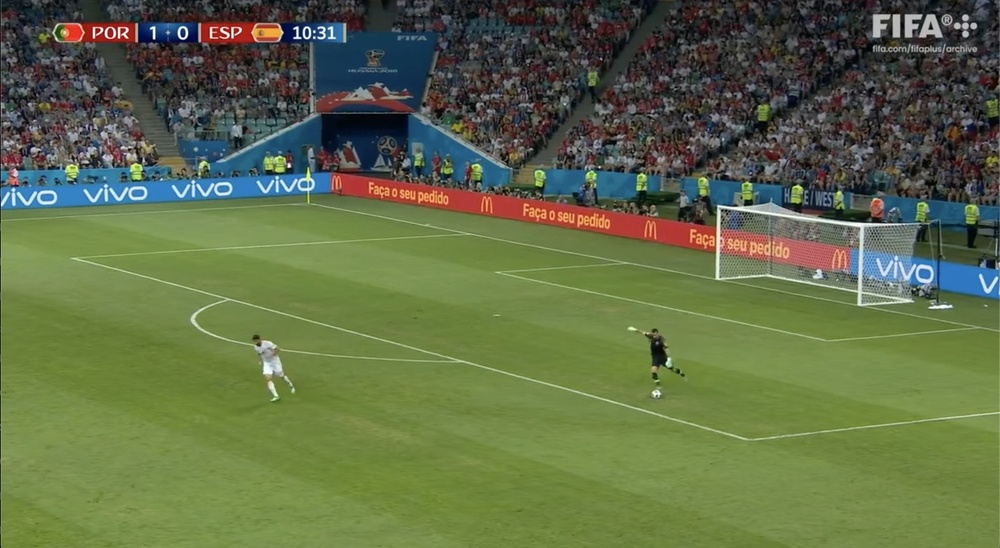
#> input picture images/test.jpg, 1000 x 548 px, shrunk from 2562 x 1404 before the run
$ python -i lsd.py   (imports and definitions only)
#> lines starting #> are read from the running program, lines starting #| are printed output that depends on the picture; after the words box and inside, x2 and y2 are one past the last pixel; in counts of white or black regions, pixels touching at a corner belong together
import cv2
import numpy as np

# [1 line not run here, left out]

def lsd(image):

    hsv = cv2.cvtColor(image, cv2.COLOR_RGB2HSV)
#> hsv: shape (548, 1000, 3); mean H, S, V 55.8, 105.5, 115.9
    mask_green = cv2.inRange(hsv, (36, 25, 25), (86, 255, 255))
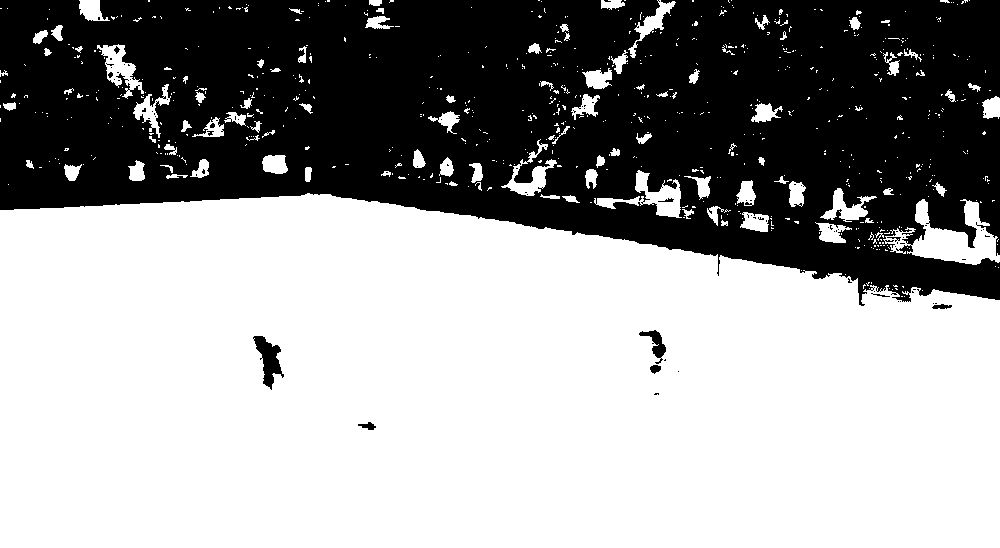
#> mask_green: shape (548, 1000); 61% white; 92 black regions (80 under 20 px), largest, box (x1, y1, x2, y2) and area: (0, 0, 1000, 306) 212210, (253, 336, 284, 390) 759, (639, 330, 666, 364) 331
    masked_image = cv2.bitwise_and(image, image, mask=mask_green)
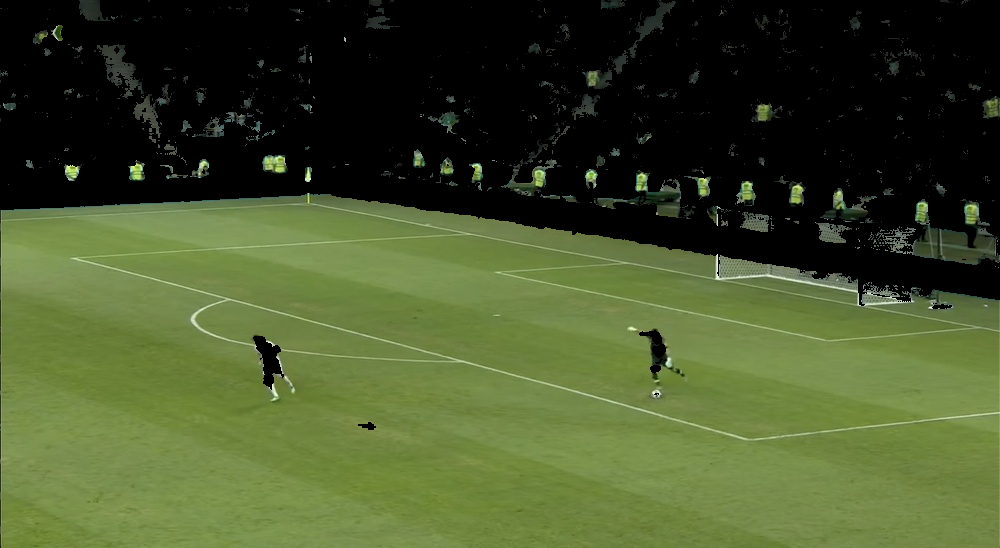
#> masked_image: shape (548, 1000, 3); mean R, G, B 68.4, 81.3, 42.4
    grey = cv2.cvtColor(masked_image, cv2.COLOR_RGB2GRAY)
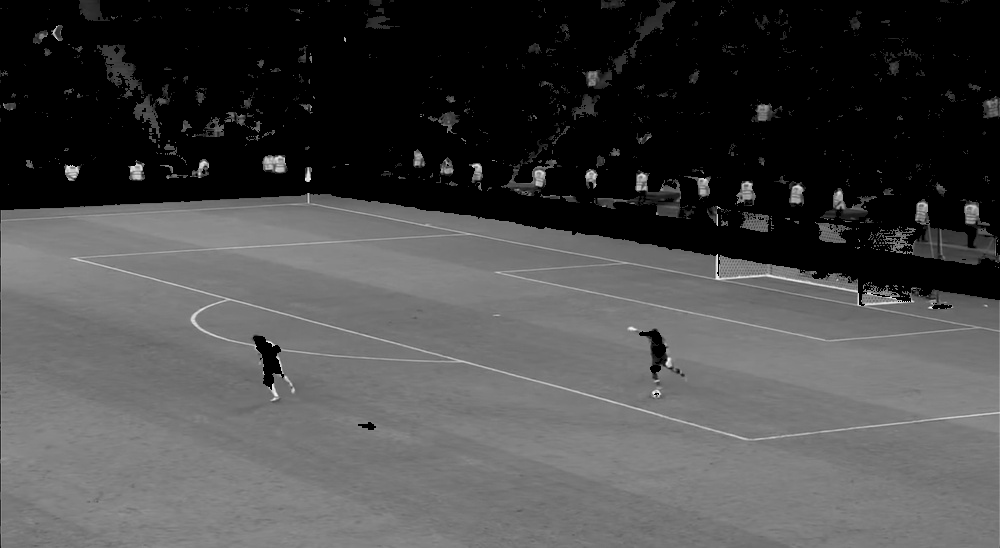
#> grey: shape (548, 1000); min 0, max 247, mean 73
    _, threshold = cv2.threshold(grey, 127, 255, cv2.THRESH_BINARY)
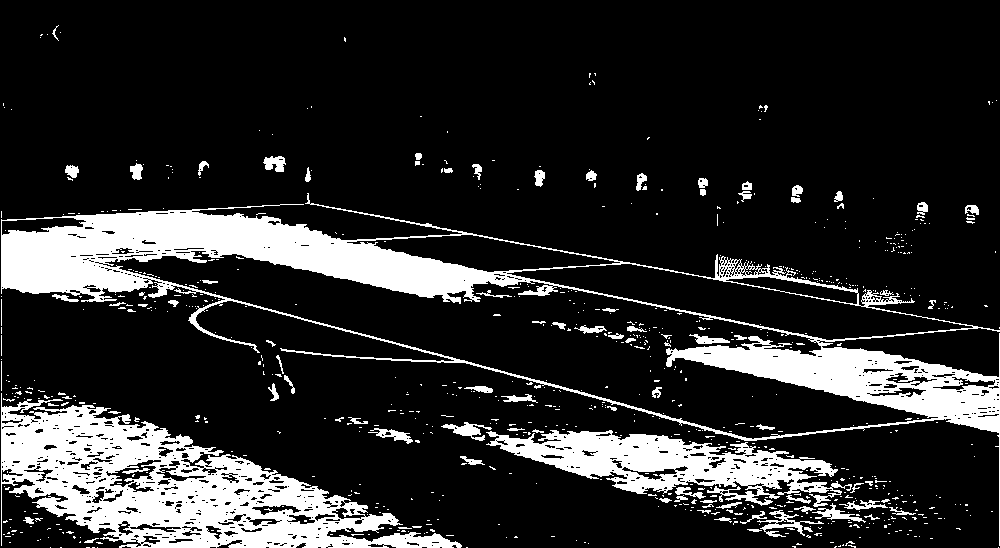
#> threshold: shape (548, 1000); 17% white; 801 white regions (712 under 20 px), largest, box (x1, y1, x2, y2) and area: (1, 193, 1000, 546) 43129, (1, 393, 462, 548) 29036, (486, 430, 852, 507) 11808
    canny = cv2.Canny(threshold, 50, 150, apertureSize=3)
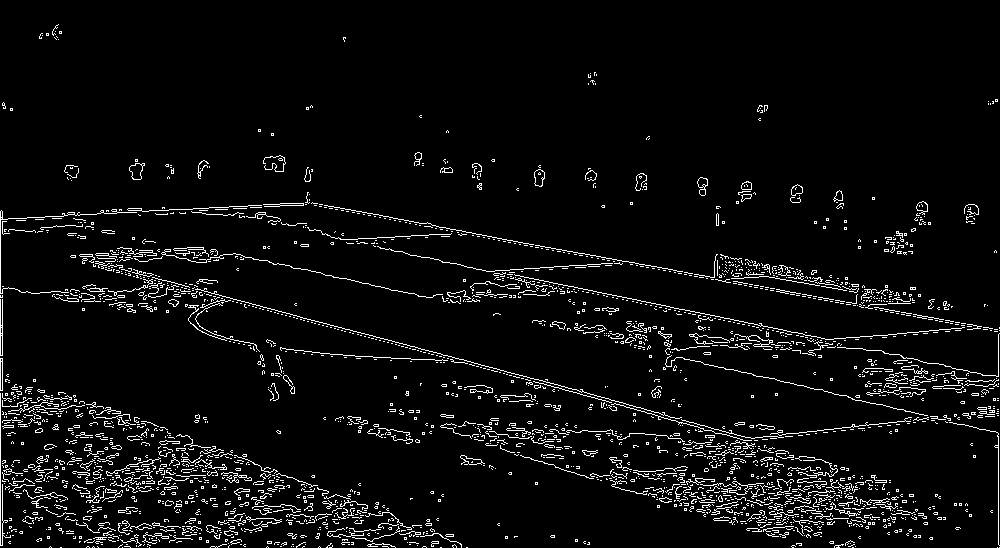
#> canny: shape (548, 1000); 5% white in thin lines or dots
    kernel = np.ones((3,3), np.uint8)
    dilated_canny = cv2.dilate(canny, kernel=kernel, iterations=1)
#> dilated_canny: shape (548, 1000); 16.5% white; 247 white regions (13 under 20 px), largest, box (x1, y1, x2, y2) and area: (0, 191, 1000, 548) 72097, (205, 507, 283, 548) 1286, (71, 483, 124, 514) 733
    closed_canny = cv2.morphologyEx(dilated_canny, cv2.MORPH_CLOSE, kernel=kernel, iterations=2)
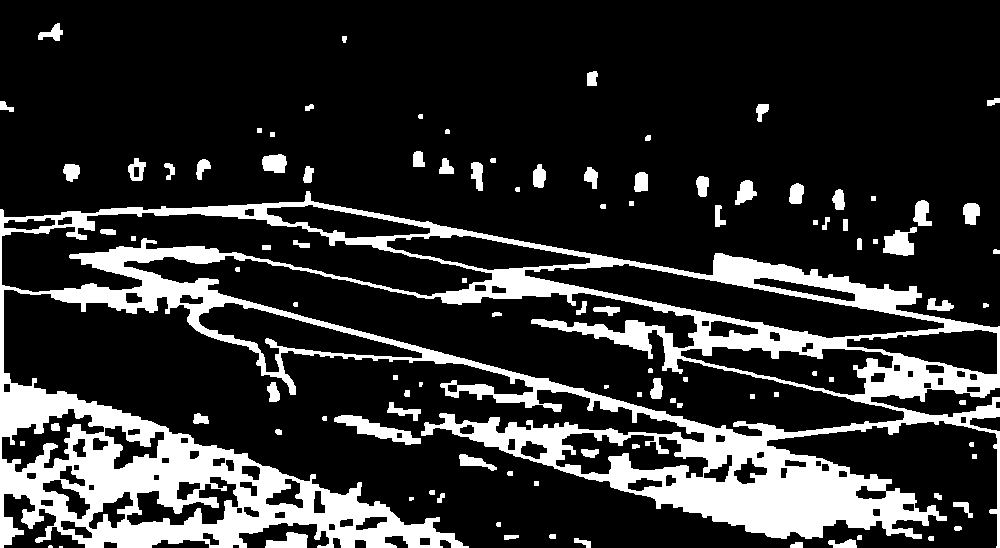
#> closed_canny: shape (548, 1000); 19.2% white; 103 white regions (5 under 20 px), largest, box (x1, y1, x2, y2) and area: (0, 191, 1000, 548) 94061, (334, 415, 421, 445) 957, (883, 227, 917, 256) 620
    lines = cv2.HoughLinesP(
        closed_canny,
        rho=1,
        theta=np.pi/180,
        threshold=50,
        minLineLength=50,
        maxLineGap=20,
    )
#> lines = 697 rows, first 6: [418, 226, 999, 329], [70, 258, 849, 467], [634, 493, 914, 503], [265, 342, 332, 357], [853, 365, 999, 401], [642, 495, 935, 510]
    line_image = np.zeros_like(image)
    for line in lines:
        x1, y1, x2, y2 = line[0]
        cv2.line(line_image, (x1, y1), (x2, y2), (255, 255, 255), 2)
#> this loop made 697 passes
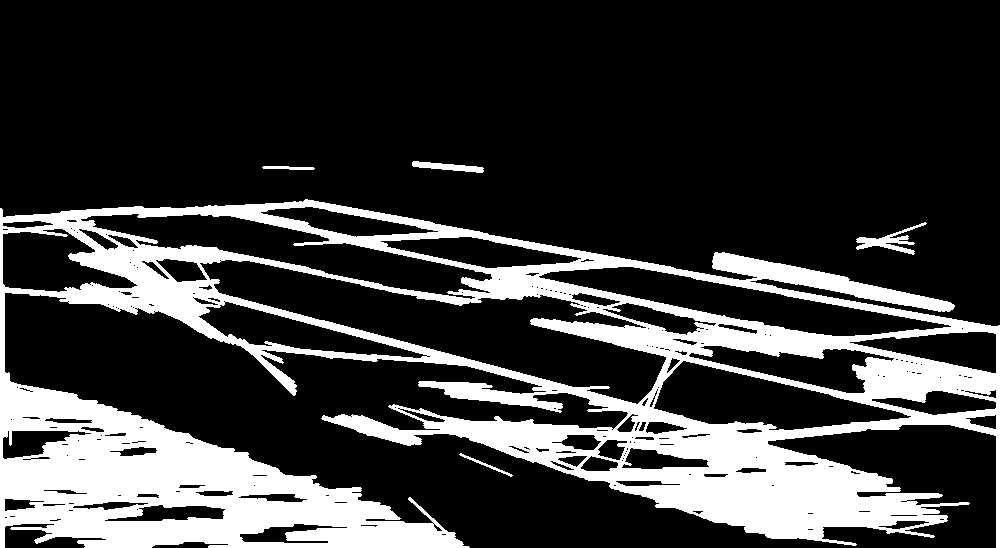
#> line_image: shape (548, 1000, 3); 22.8% white; 5 white regions, box (x1, y1, x2, y2) and area: (0, 199, 1000, 548) 123528, (856, 222, 927, 255) 675, (412, 161, 484, 173) 429, (262, 166, 315, 170) 155, (459, 453, 513, 477) 152

    return lines

>>> import cv2
>>> picture = cv2.cvtColor(cv2.imread('images/test.jpg'), cv2.COLOR_BGR2RGB)
>>> result = lsd(picture)
#> result has the same summary as lines in lsd
